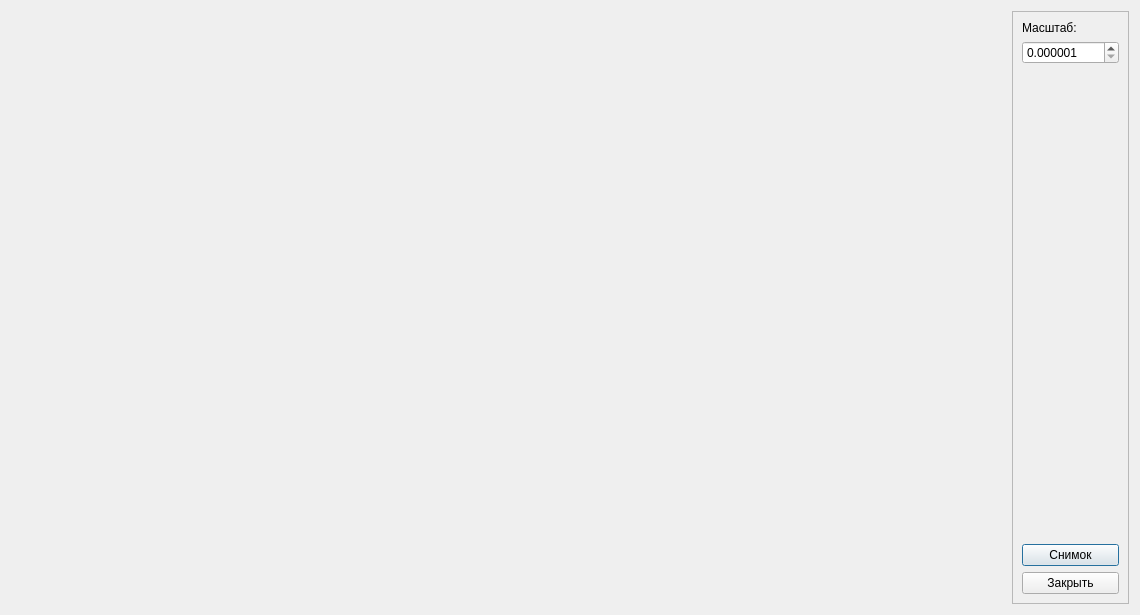
<?xml version="1.0" encoding="UTF-8"?>
<ui version="4.0">
 <class>CSnapshotDialog</class>
 <widget class="QDialog" name="CSnapshotDialog">
  <property name="geometry">
   <rect>
    <x>0</x>
    <y>0</y>
    <width>1140</width>
    <height>615</height>
   </rect>
  </property>
  <property name="windowTitle">
   <string>Снимок детали</string>
  </property>
  <layout class="QHBoxLayout" name="horizontalLayout">
   <item>
    <widget class="CSnapshotViewport" name="viewport" native="true">
     <property name="sizePolicy">
      <sizepolicy hsizetype="Preferred" vsizetype="Expanding">
       <horstretch>0</horstretch>
       <verstretch>0</verstretch>
      </sizepolicy>
     </property>
    </widget>
   </item>
   <item>
    <widget class="QFrame" name="frame">
     <property name="sizePolicy">
      <sizepolicy hsizetype="Maximum" vsizetype="Preferred">
       <horstretch>0</horstretch>
       <verstretch>0</verstretch>
      </sizepolicy>
     </property>
     <property name="frameShape">
      <enum>QFrame::StyledPanel</enum>
     </property>
     <property name="frameShadow">
      <enum>QFrame::Raised</enum>
     </property>
     <layout class="QVBoxLayout" name="verticalLayout">
      <item>
       <widget class="QLabel" name="label">
        <property name="text">
         <string>Масштаб:</string>
        </property>
       </widget>
      </item>
      <item>
       <widget class="QDoubleSpinBox" name="dsbScale">
        <property name="decimals">
         <number>6</number>
        </property>
        <property name="minimum">
         <double>0.000001000000000</double>
        </property>
        <property name="maximum">
         <double>1000.000000000000000</double>
        </property>
       </widget>
      </item>
      <item>
       <spacer name="verticalSpacer">
        <property name="orientation">
         <enum>Qt::Vertical</enum>
        </property>
        <property name="sizeHint" stdset="0">
         <size>
          <width>20</width>
          <height>40</height>
         </size>
        </property>
       </spacer>
      </item>
      <item>
       <widget class="QPushButton" name="pbSnapshot">
        <property name="text">
         <string>Снимок</string>
        </property>
       </widget>
      </item>
      <item>
       <widget class="QPushButton" name="pbClose">
        <property name="text">
         <string>Закрыть</string>
        </property>
       </widget>
      </item>
     </layout>
    </widget>
   </item>
  </layout>
 </widget>
 <customwidgets>
  <customwidget>
   <class>CSnapshotViewport</class>
   <extends>QWidget</extends>
   <header>csnapshotviewport.h</header>
   <container>1</container>
  </customwidget>
 </customwidgets>
 <resources/>
 <connections/>
</ui>
